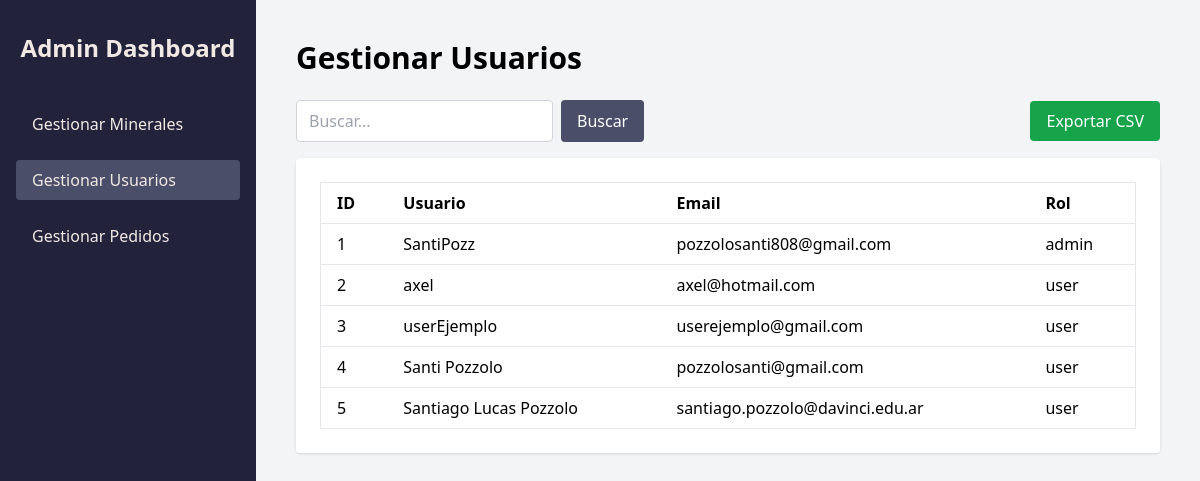
Screenshot of /admin_panel?page=usuarios with the database file from the repository.
### models/User.py (models this page shows, shortened)
class User(db.Model, UserMixin):
    __tablename__ = 'users'
    id = db.Column(db.Integer, primary_key=True, autoincrement=True)
    username = db.Column(db.String(150), unique=True, nullable=False)
    password = db.Column(db.String(150), nullable=False)
    mail = db.Column(db.String(150), unique=True, nullable=False)
    role = db.Column(db.String(50), default='user')
    url = db.Column(db.String(500), nullable=True)

### routes/admin_panel.py (the view, shortened to what this page needs)
@admin_panel_bp.route('/admin_panel', methods=['GET'])
def admin_panel():
    section = request.args.get('page', '')
    if section not in ['usuarios', 'pedidos', 'minerales', '']:
        return redirect(url_for('admin_panel.admin_panel'))
    if section == 'usuarios':
        table_data = User.query.all()
    else:
        table_data = None
    return render_template('admin_panel.html', page=section, table_data=table_data)

### templates/admin_panel.html (shortened to what this page needs)
<!DOCTYPE html>
<html lang="es">
<head>
    <script src="https://cdn.tailwindcss.com"></script>
</head>
<body class="bg-gray-100 min-h-screen flex">
    <aside class="w-64 bg-[#22223B] text-[#F2E9E4] flex flex-col py-8 px-4 min-h-screen">
        <h2 class="text-2xl font-bold mb-10 text-center">Admin Dashboard</h2>
        <nav class="flex flex-col gap-4">
            <a href="{{ url_for('admin_panel.admin_panel', page='minerales') }}"
               class="py-2 px-4 rounded hover:bg-[#4A4E69] {% if page == 'minerales' %}bg-[#4A4E69]{% endif %}">
                Gestionar Minerales
            </a>
            <a href="{{ url_for('admin_panel.admin_panel', page='usuarios') }}"
               class="py-2 px-4 rounded hover:bg-[#4A4E69] {% if page == 'usuarios' %}bg-[#4A4E69]{% endif %}">
                Gestionar Usuarios
            </a>
            <a href="{{ url_for('admin_panel.admin_panel', page='pedidos') }}"
               class="py-2 px-4 rounded hover:bg-[#4A4E69] {% if page == 'pedidos' %}bg-[#4A4E69]{% endif %}">
                Gestionar Pedidos
            </a>
        </nav>
    </aside>
    <main class="flex-1 p-10">
        {% if page == 'minerales' %}
            <h1 class="text-3xl font-bold mb-6">Gestionar Minerales</h1>
                <div class="flex flex-wrap items-center justify-between mb-4 gap-2">
                    <form method="get" action="{{ url_for('admin_panel.admin_panel') }}" class="flex gap-2">
                        <input type="hidden" name="page" value="{{ page }}">
                        <input
                            type="text"
                            name="buscar"
                            placeholder="Buscar..."
                            value="{{ request.args.get('buscar', '') }}"
                            class="border border-gray-300 rounded px-3 py-2 focus:outline-none focus:ring-2 focus:ring-[#4A4E69]"
                        >
                        <button type="submit" class="bg-[#4A4E69] text-white px-4 py-2 rounded hover:bg-[#22223B] transition">
                            Buscar
                        </button>
                    </form>
                    <a href="{{ url_for('admin_panel.exportar_csv', page=page) }}"
                    class="bg-green-600 text-white px-4 py-2 rounded hover:bg-green-700 transition">
                        Exportar CSV
                    </a>
                </div>
                <div class="bg-white rounded shadow p-6 overflow-x-auto">
                    {% if table_data %}
                    <table class="min-w-full text-left border border-gray-200">
                        <thead>
                            <tr>
                                <th class="px-4 py-2 border-b">Nombre</th>
                                <th class="px-4 py-2 border-b">Precio</th>
                            </tr>
                        </thead>
                        <tbody>
                            {% for nombre, precio in table_data %}
                            <tr class="hover:bg-gray-100">
                                <td class="px-4 py-2 border-b">{{ nombre }}</td>
                                <td class="px-4 py-2 border-b">{{ precio }}</td>
                            </tr>
                            {% endfor %}
                        </tbody>
                    </table>
                    {% else %}
                    <p>No hay minerales para mostrar.</p>
                    {% endif %}
                </div>
        {% elif page == 'usuarios' %}
            <h1 class="text-3xl font-bold mb-6">Gestionar Usuarios</h1>
                <div class="flex flex-wrap items-center justify-between mb-4 gap-2">
                    <form method="get" action="{{ url_for('admin_panel.admin_panel') }}" class="flex gap-2">
                        <input
                            type="text"
                            name="buscar"
                            placeholder="Buscar..."
                            value="{{ request.args.get('buscar', '') }}"
                            class="border border-gray-300 rounded px-3 py-2 focus:outline-none focus:ring-2 focus:ring-[#4A4E69]"
                        >
                        <button type="submit" class="bg-[#4A4E69] text-white px-4 py-2 rounded hover:bg-[#22223B] transition">
                            Buscar
                        </button>
                    </form>
                    <a href="{{ url_for('admin_panel.exportar_csv', page=page) }}"
                    class="bg-green-600 text-white px-4 py-2 rounded hover:bg-green-700 transition">
                        Exportar CSV
                    </a>
                </div>
            <div class="bg-white rounded shadow p-6 overflow-x-auto">
                {% if table_data %}
                <table class="min-w-full text-left border border-gray-200">
                    <thead>
                        <tr>
                            <th class="px-4 py-2 border-b">ID</th>
                            <th class="px-4 py-2 border-b">Usuario</th>
                            <th class="px-4 py-2 border-b">Email</th>
                            <th class="px-4 py-2 border-b">Rol</th>
                        </tr>
                    </thead>
                    <tbody>
                        {% for user in table_data %}
                        <tr class="hover:bg-gray-100">
                            <td class="px-4 py-2 border-b">{{ user.id }}</td>
                            <td class="px-4 py-2 border-b">{{ user.username }}</td>
                            <td class="px-4 py-2 border-b">{{ user.mail }}</td>
                            <td class="px-4 py-2 border-b">{{ user.role }}</td>
                        </tr>
                        {% endfor %}
                    </tbody>
                </table>
                {% else %}
                <p>No hay usuarios para mostrar.</p>
                {% endif %}
            </div>
        {% elif page == 'pedidos' %}
            <h1 class="text-3xl font-bold mb-6">Gestionar Pedidos</h1>
            <div class="bg-white rounded shadow p-6">
                <p>Aquí iría la tabla de pedidos (implementación futura).</p>
            </div>
        {% else %}
            <h1 class="text-3xl font-bold mb-6">Bienvenido al Panel de Administración</h1>
            <div class="bg-white rounded shadow p-6">
                <p>Selecciona una opción del menú.</p>
            </div>
        {% endif %}
    </main>
</body>
</html>

### rows the page displays
User: id "1", username "SantiPozz", mail "pozzolosanti808@gmail.com", role "admin"
User: id "2", username "axel", mail "axel@hotmail.com", role "user"
User: id "3", username "userEjemplo", mail "userejemplo@gmail.com", role "user"
User: id "4", username "Santi Pozzolo", mail "pozzolosanti@gmail.com", role "user"
User: id "5", username "Santiago Lucas Pozzolo", mail "santiago.pozzolo@davinci.edu.ar", role "user"
